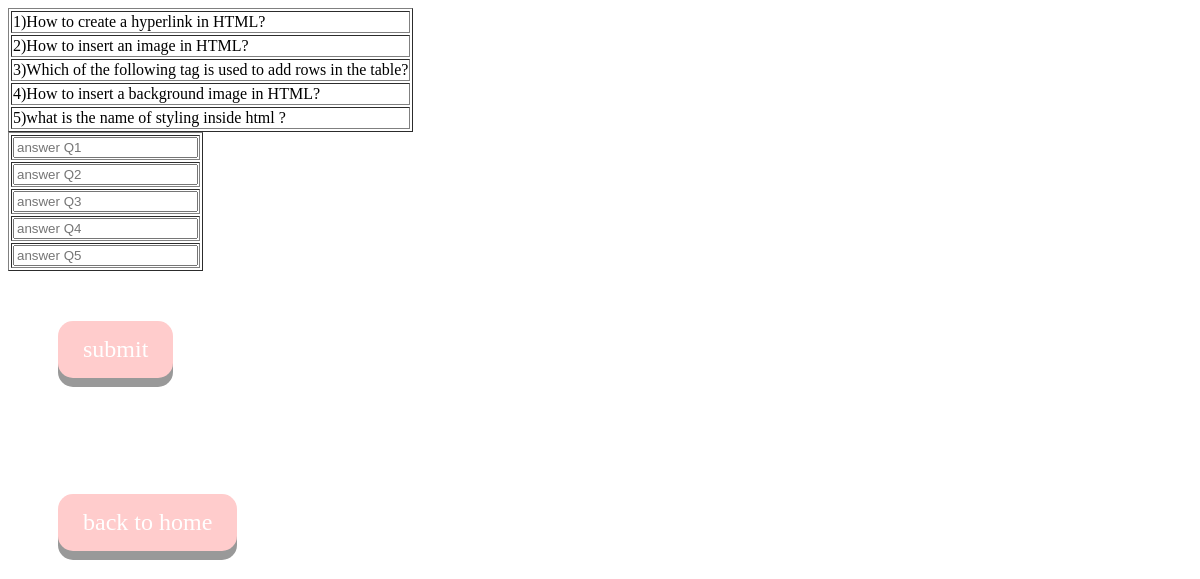
Screenshot of /InterHTML.php with the database file from the repository.
### tables this page shows
CREATE TABLE `htmlexam` (
  `questions` varchar(79) DEFAULT NULL,
  `answers` varchar(26) NOT NULL,
  `e_level` varchar(10) NOT NULL,
  `tt` int(11) NOT NULL
);

### InterHTML.php (the view, shortened to what this page needs)
<?php
include("/Applications/MAMP/htdocs/Programer_Guide/php/dbConnection.php");
    $sql = mysqli_query($con,"SELECT questions FROM htmlexam WHERE e_level = 'htmlint' ORDER BY tt;");
        echo "<table border = '1' ";
        while($res = mysqli_fetch_array($sql))
        {
            echo "<tr>";
            echo "<td>".$res['questions']."</td> ";
            echo "</tr>";
        }
        echo "</table>";
?>
<!DOCTYPE html>
<html>
    <head>
    </head>
<body>
    <form action="<?php $_SERVER['PHP_SELF'] ?>" method="POST">
        <table  border="1" >
            <tr><td> <input type="text" name="q1" placeholder="answer Q1"> </td></tr>
            <tr><td> <input type="text" name="q2" placeholder="answer Q2"> </td></tr>
            <tr><td> <input type="text" name="q3" placeholder="answer Q3"> </td></tr>
            <tr><td> <input type="text" name="q4" placeholder="answer Q4"> </td></tr>
            <tr><td> <input type="text" name="q5" placeholder="answer Q5"> </td></tr>
        </table>
    <input type="submit" value="submit" class="button">
    </form>
    <form action="homePage.html" method="POST">
<input type="submit" value="back to home" class="button">
</form>
</body>
</html>

### InterHTML.php (style rules this page uses)
body { background-image: url("imgs/kata-squidward.jpg"); background-size: cover; height: 100%vh; }
.button { padding: 15px 25px; font-family:Lucida Console; font-size: 24px; cursor: pointer; text-align: center; color: #fff; background-color:#ffcccc; border: none; border-radius: 15px; box-shadow: 0 9px #999; margin: 50px; }

### rows the page displays
htmlexam: questions "1)How to create a hyperlink in HTML?"
htmlexam: questions "2)How to insert an image in HTML?"
htmlexam: questions "3)Which of the following tag is used to add rows in the table?"
htmlexam: questions "4)How to insert a background image in HTML?"
htmlexam: questions "5)what is the name of styling inside html ?"
